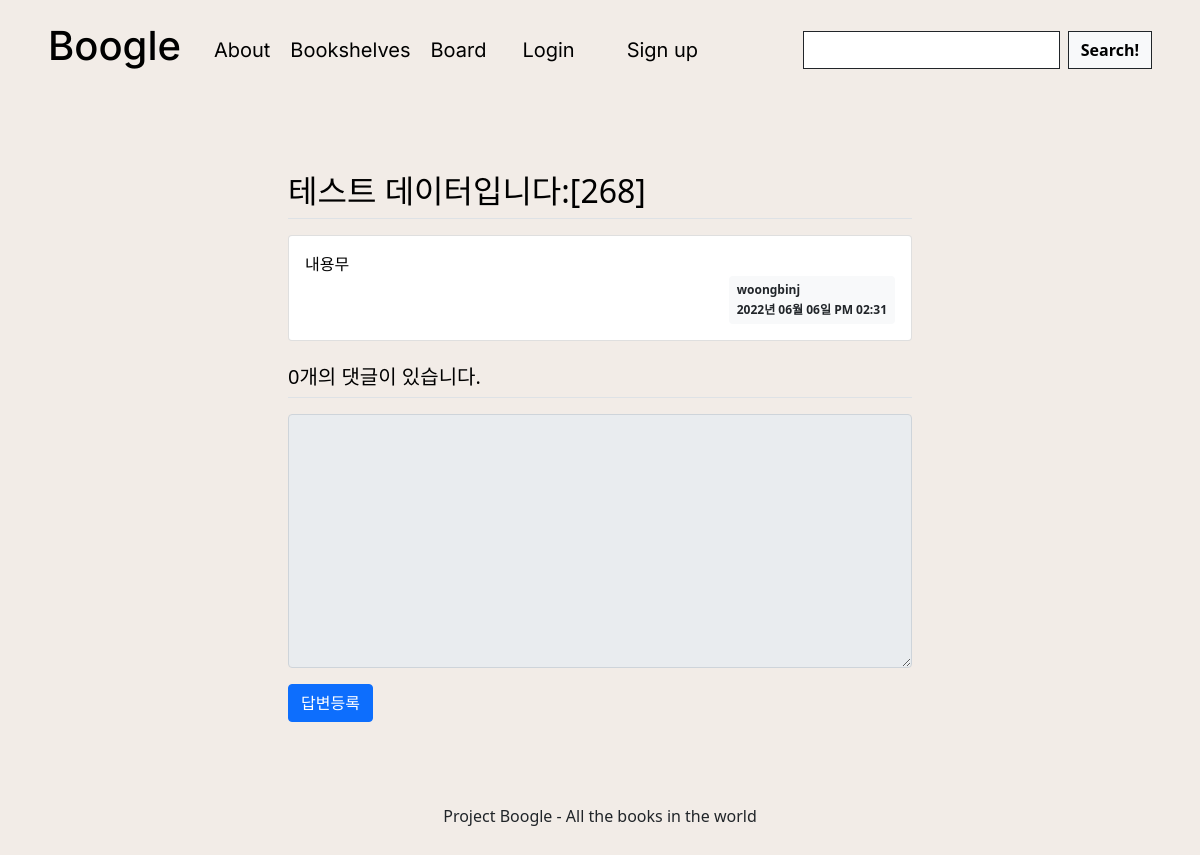
Page /question/detail/273/ on the committed database.
### pybo/models.py (models this page shows)
class Question(db.Model):
    id = db.Column(db.Integer, primary_key=True)
    subject = db.Column(db.String(200), nullable=False)
    content = db.Column(db.Text(), nullable=False)
    create_date = db.Column(db.DateTime(), nullable=False)
    user_id = db.Column(db.Integer, db.ForeignKey('user.id', ondelete='CASCADE'), nullable=False)
    user = db.relationship('User', backref=db.backref('question_set'))

class User(db.Model):
    __tablename__ = 'user'   #테이블 이름 : user
    id = db.Column(db.Integer, primary_key = True)   #id를 프라이머리키로 설정
    username = db.Column(db.String(8), nullable = False)
    email = db.Column(db.String(32), nullable = False)
    password = db.Column(db.String(64), nullable = False)
    author = db.Column(db.String(8))
    genre = db.Column(db.String(64))
    audio = db.Column(db.Integer)

### pybo/views/question_views.py (the view)
@bp.route('/detail/<int:question_id>/')
def detail(question_id):
    form = AnswerForm()
    question = Question.query.get_or_404(question_id)
    return render_template('question/question_detail.html', question=question, form=form)

### pybo/forms.py
class AnswerForm(FlaskForm):
    content = TextAreaField('내용', validators=[DataRequired('Content is a required entry.')])

### pybo/filter.py (called while the page is built)
def format_datetime(value, fmt='%Y년 %m월 %d일 %p %I:%M'):
    return value.strftime(fmt)

### pybo/views/auth_views.py (called while the page is built)
@bp.before_app_request
def load_logged_in_user():
    user_id = session.get('user_id')
    if user_id is None:
        g.user = None
    else:
        g.user = User.query.get(user_id)

### pybo/templates/question/question_detail.html (shortened to what this page needs)
{% extends 'main/base.html' %}
{% block head %}
{{ super() }}
    <link rel="stylesheet" href="{{ url_for('static', filename='css/question_detail.css') }}">
    <link rel="stylesheet" href="{{ url_for('static', filename='bootstrap.min.css') }}">
{% endblock %}
{% block content %}
    <div class="container my-3">
        <h2 class="border-bottom py-2">{{ question.subject }}</h2>
        <div class="card my-3">
            <div class="card-body">
                <div class="card-text" style="white-space: pre-line;">{{ question.content }}</div>
                <div class="d-flex justify-content-end">
                    <div class="badge bg-light text-dark p-2 text-start">
                        <div class="mb-2">{{ question.user.username }}</div>
                        <div>{{ question.create_date|datetime }}</div>
                    </div>
                </div>
            </div>
        </div>
        <h5 class="border-bottom my-3 py-2">{{ question.answer_set|length }}개의 댓글이 있습니다.</h5>
        <form action="{{ url_for('answer.create', question_id=question.id) }}" method="post" class="my-3">
            <div class="mb-3">
                <textarea {% if not g.user %}disabled{% endif %} name="content" id="content" class="form-control" rows="10"></textarea>
            </div>
            <input type="submit" value="답변등록" class="btn btn-primary">
        </form>
    </div>
{% endblock %}

### pybo/static/css/base.css (style rules this page uses)
body, html { margin: 0; background: #F2ECE7 !important; color: black; font-family: 'Inter', sans-serif; min-height: 100vh; width: 100%; display: -webkit-box; display: -ms-flexbox; display: flex; -webkit-box-orient: horizontal; -webkit-box-direction: normal; -ms-flex-direction: column; flex-direction: column; -webkit-box-align: center; -ms-flex-align: center; }
* { box-sizing: border-box; }
body { min-height: 100%; }

### rows in the picture
Question: subject "테스트 데이터입니다:[268]", content "내용무", create_date "2022년 06월 06일 PM 02:31"
User: user.username "woongbinj"

### other values in the picture
{{ question.answer_set|length }} "0"
